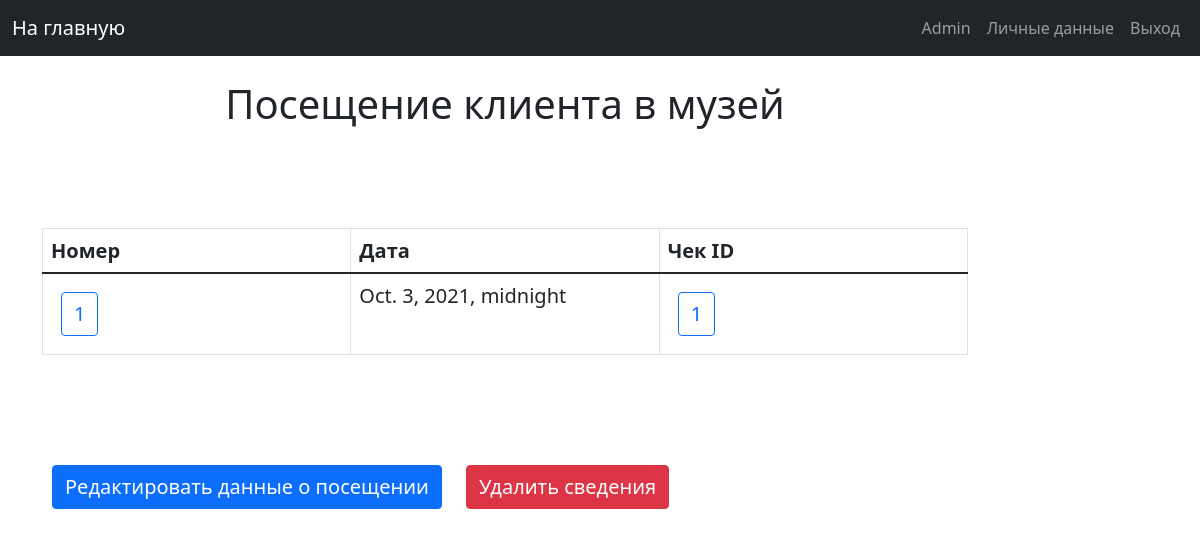
The page /main_page_admin/session1 (signed in) on the database its author committed.
### musem/models.py (models this page shows, shortened)
class Session(models.Model):
    session_id = models.IntegerField(primary_key=True)
    date = models.DateTimeField()
    revenue = models.ForeignKey('Revenue', on_delete=models.CASCADE)
    is_activate = models.IntegerField(default=1)
    class Meta:
        verbose_name = "Session"
        verbose_name_plural = "Session on the museum"

### musem/views.py (the view)
# urls.py: path('main_page_admin/session<int:session_id>', admin_session_description, name="session_description"),
def admin_session_description(request, session_id):
    if not request.user.is_superuser:
        return HttpResponseForbidden()
    head = ["Номер", "Дата", "Чек ID"]
    table = Session.objects.raw(
        raw_query=f"SELECT * FROM musem_session WHERE session_id = {session_id} AND is_activate = 1"
    )
    return render(request, 'admin_pages/tables/descriptions/session_description.html', {
        'title_page': 'Посещение клиента в музей',
        'hide_nav_bar': 0,
        'head': head,
        'table': table,
        'is_administrative_zone': 1
    })

### templates/admin_pages/tables/descriptions/session_description.html
{% extends 'include/base.html' %}
{% load static %}
{% block title %}
    <div class="title_block">
        <h2 class="title">{{ title_page }}</h2>
    </div>
{% endblock title %}
{% block content %}
    <div class="list_button_block">
        {% include 'include/tables/session_table.html' %}
        {% for content_list in table %}
            <a class="btn btn-primary text_button"
               href="{% url 'edit_session' session_id=content_list.session_id %}">Редактировать данные о посещении</a>
            <a class="btn btn-danger text_button"
               href="{% url 'delete_session' session_id=content_list.session_id %}">Удалить сведения</a>
        {% endfor %}
    </div>
{% endblock content %}

### templates/include/navbar.html (shortened to what this page needs)
<nav class="navbar navbar-expand-md navbar-dark bg-dark mb-4">
    <div class="container-fluid">
        {% if is_administrative_zone %}
            <a class="navbar-brand" href="{% url "main_page_admin" %}">На главную</a>
        {% else %}
            <a class="navbar-brand" href="{% url "main_page" %}">На главную</a>
        {% endif %}
        <div class="pull-right">
            <ul class="navbar-nav me-auto mb-2 mb-md-0">
                {% if request.user.is_authenticated %}
                    <li class="nav-item">
                        <a class="nav-link" href="{% url 'user_data' %}" tabindex="-1">{{ request.user.first_name }}</a>
                    </li>
                    <li class="nav-item">
                        <a class="nav-link" href="{% url 'user_settings' %}" tabindex="-1">Личные данные</a>
                    </li>
                    <li class="nav-item">
                        <a class="nav-link" href="{% url 'logout' %}" tabindex="-1">Выход</a>
                    </li>
                {% endif %}
            </ul>
        </div>
    </div>
</nav>

### templates/include/tables/session_table.html (shortened to what this page needs)
{% extends 'include/base_table.html' %}
{% load static %}
        {% block table_head %}
            {% for title in head %}
                <th class="text_button">{{ title }}</th>
            {% endfor %}
        {% endblock %}
        {% block table_content %}
            {% for content_list in table %}
                <tr>
                    <td>
                        <a href="{% url 'session_description' session_id=content_list.session_id %}"
                           class="btn btn-outline-primary text_button">{{ content_list.session_id }}</a>
                    </td>
                    <td class="text_button">{{ content_list.date }}</td>
                    <td>
                        <a href="{% url 'revenue_description' revenue_id=content_list.revenue_id %}"
                           class="btn btn-outline-primary text_button">{{ content_list.revenue_id }}</a>
                    </td>
                </tr>
            {% endfor %}
        {% endblock %}

### static/css/my_styles.css (style rules this page uses)
.title_block { margin-bottom: 100px; }
.title { font-size: 40px; text-align: center; }
.text_button { font-size: 20px; margin: 10px; }
td, th { white-space: normal; word-wrap: break-word; }
.list_button_block { margin-bottom: 50px; }

### rows shown on the page
Session: session_id "1", date "Oct. 3, 2021, midnight", revenue_id "1"

### other values the page prints
{{ request.user.first_name }} "Admin"
{{ title_page }} "Посещение клиента в музей"
{{ title }} "Номер" "Дата" "Чек ID"
